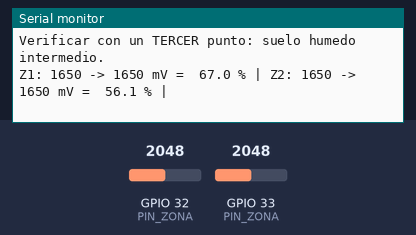
This sketch was run on a simulated ESP32. On the bench: the last lines printed to the serial monitor. The test bench sets the inputs (shaded band); at power-on: GPIO 32 (PIN_ZONA) = 2048, GPIO 33 (PIN_ZONA) = 2048.

Above: at 1.8 s.
1.9 s: GPIO 32 (PIN_ZONA) set to 1228
At 2.8 s:
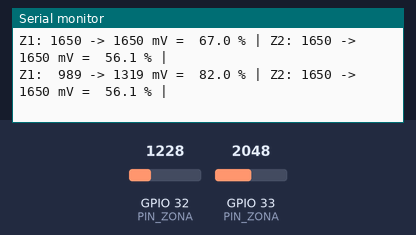
4.5 s: GPIO 33 (PIN_ZONA) set to 1228
At 5.8 s:
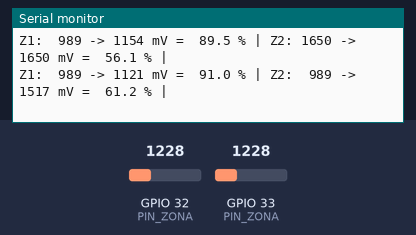
7.5 s: GPIO 32 (PIN_ZONA) set to 491
At 8.7 s:
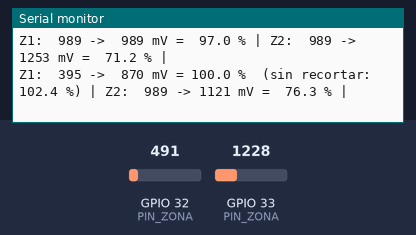
10.5 s: GPIO 33 (PIN_ZONA) set to 1241
At 11.8 s:
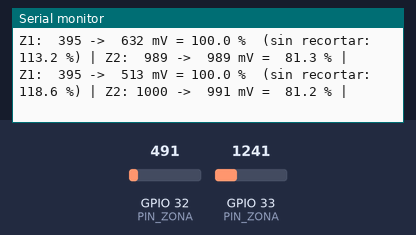
13.5 s: GPIO 32 (PIN_ZONA) set to 110
At 14.5 s:
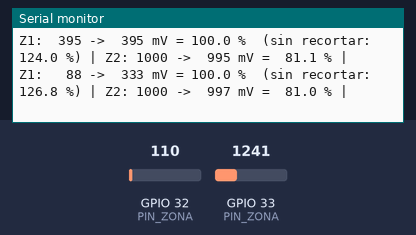
16.5 s: GPIO 33 (PIN_ZONA) set to 491
At 17.8 s:
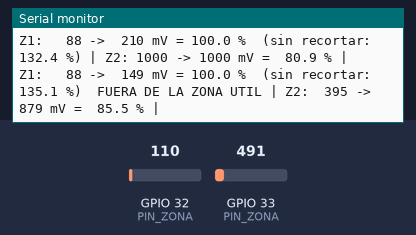

The sketch:

GT2_FMS_conversion_a__.ino
```cpp
// ============================================================
// Fundamentos de IoT 2026 · Semana 4
// P8 · Sistema de riego inteligente por zonas · E03
// Sensor: humedad de suelo capacitivo · Familia A
//
// Conversion con el par de cada zona y filtrado
// Objetivo unico: transformar milivolts en porcentaje de humedad usando
// el par (m, b) propio de cada zona, y aplicar la media movil de la
// Semana 3. Las dos zonas se leen en el mismo lazo, sin bloquearse.
// ============================================================

// ---------- 1. Configuracion ----------
const int N_ZONAS = 2;                    // zonas montadas
const int PIN_ZONA[N_ZONAS] = {32, 33};
const unsigned long PERIODO_MS = 1000;
const int N_FILTRO = 5;                   // media movil, N impar

// --- Pares (m, b) obtenidos en GT2_FMS_calibracion_sensor, en % por milivolt.
const float M_ZONA[N_ZONAS] = {-0.0454236, -0.0380531};
const float B_ZONA[N_ZONAS] = {141.9032, 118.9187};

const int MV_MAXIMO_UTIL = 2450;
const int MV_MINIMO_UTIL = 150;

// ---------- 2. Estado interno ----------
unsigned long t_previo = 0;
int  ventana[N_ZONAS][N_FILTRO];
int  indice[N_ZONAS] = {0, 0};
bool llena[N_ZONAS]  = {false, false};

// ---------- 3. Funciones auxiliares ----------
int leer_mv(int pin) {
  long suma = 0;
  for (int i = 0; i < 8; i++) suma += analogReadMilliVolts(pin);
  return (int)(suma / 8);
}

int filtrar(int z, int valor) {           // media movil por zona
  ventana[z][indice[z]] = valor;
  indice[z] = (indice[z] + 1) % N_FILTRO;
  if (indice[z] == 0) llena[z] = true;

  int tope = llena[z] ? N_FILTRO : indice[z];
  long suma = 0;
  for (int i = 0; i < tope; i++) suma += ventana[z][i];
  return (int)(suma / tope);
}

float a_porcentaje(int z, int mv) {
  float h = M_ZONA[z] * mv + B_ZONA[z];
  if (h < 0)   h = 0;                     // el modelo no vale fuera de
  if (h > 100) h = 100;                   // los dos puntos que lo definen
  return h;
}

// El valor SIN recortar sirve para diagnosticar: si la lectura se pasa
// de 100 o baja de 0, la referencia de calibracion ya no reproduce.
float sin_recortar(int z, int mv) {
  return M_ZONA[z] * mv + B_ZONA[z];
}

// ---------- 4. Programa ----------
void setup() {
  Serial.begin(115200);
  for (int z = 0; z < N_ZONAS; z++) analogSetPinAttenuation(PIN_ZONA[z], ADC_11db);
  Serial.println("P8 paso 3 - conversion y filtrado por zona (v1.1)");
  Serial.println("Verificar con un TERCER punto: suelo humedo intermedio.");
}

void loop() {
  unsigned long ahora = millis();

  if (ahora - t_previo >= PERIODO_MS) {
    t_previo = ahora;

    for (int z = 0; z < N_ZONAS; z++) {
      int crudo = leer_mv(PIN_ZONA[z]);
      int filtrado = filtrar(z, crudo);
      float real = sin_recortar(z, filtrado);

      Serial.printf("Z%d: %4d -> %4d mV = %5.1f %%", z + 1, crudo, filtrado,
                    a_porcentaje(z, filtrado));
      if (real > 100.5 || real < -0.5) {
        Serial.printf("  (sin recortar: %.1f %%)", real);
      }
      if (filtrado > MV_MAXIMO_UTIL || filtrado < MV_MINIMO_UTIL) {
        Serial.print("  FUERA DE LA ZONA UTIL");
      }
      Serial.print(" | ");
    }
    Serial.println();
  }
}

// ------------------------------------------------------------
// El tercer punto de verificacion:
//   Con el sensor en tierra humeda, el porcentaje debe caer en un valor
//   intermedio coherente con lo que se observa. No hay patron de
//   humedad en el laboratorio, de modo que la verificacion es de
//   COHERENCIA: cerca de 0 % al aire, cerca de 100 % en agua, y un
//   valor intermedio estable y repetible en tierra humeda.
//
// Por que se muestra el valor SIN recortar cuando se sale de rango:
//   El recorte a 0 y 100 protege a la maquina de estados de valores sin
//   sentido, pero tambien ESCONDE informacion. Si al sumergir el sensor
//   el valor real es 106 %, eso significa que la lectura de hoy es mas
//   baja que la del dia de la calibracion: la referencia no reproduce.
//   Un 100 % en pantalla no distingue entre "llego justo" y "se paso":
//   por eso el programa lo dice cuando ocurre.
//
// Si el valor real se sale de rango de forma sistematica, no se corrige
// el recorte: se repite la calibracion controlando la profundidad de
// insercion y el tiempo de estabilizacion.
// ------------------------------------------------------------
```

Measured:
- the behaviour switches between 1240 and 1241 on GPIO 33 (PIN_ZONA) (found by bisection; images 3 and 4)
- after the input at 1.9 s, the serial monitor: prints a new line after 0.10 s (image 1)
- after the input at 4.5 s, the serial monitor: prints a new line after 0.50 s (image 2)
- after the input at 7.5 s, the serial monitor: prints a new line after 0.50 s (image 3)
- after the input at 10.5 s, the serial monitor: prints a new line after 0.50 s (image 4)
- after the input at 13.5 s, the serial monitor: prints a new line after 0.50 s (image 5)
- after the input at 16.5 s, the serial monitor: prints a new line after 0.50 s (image 6)
